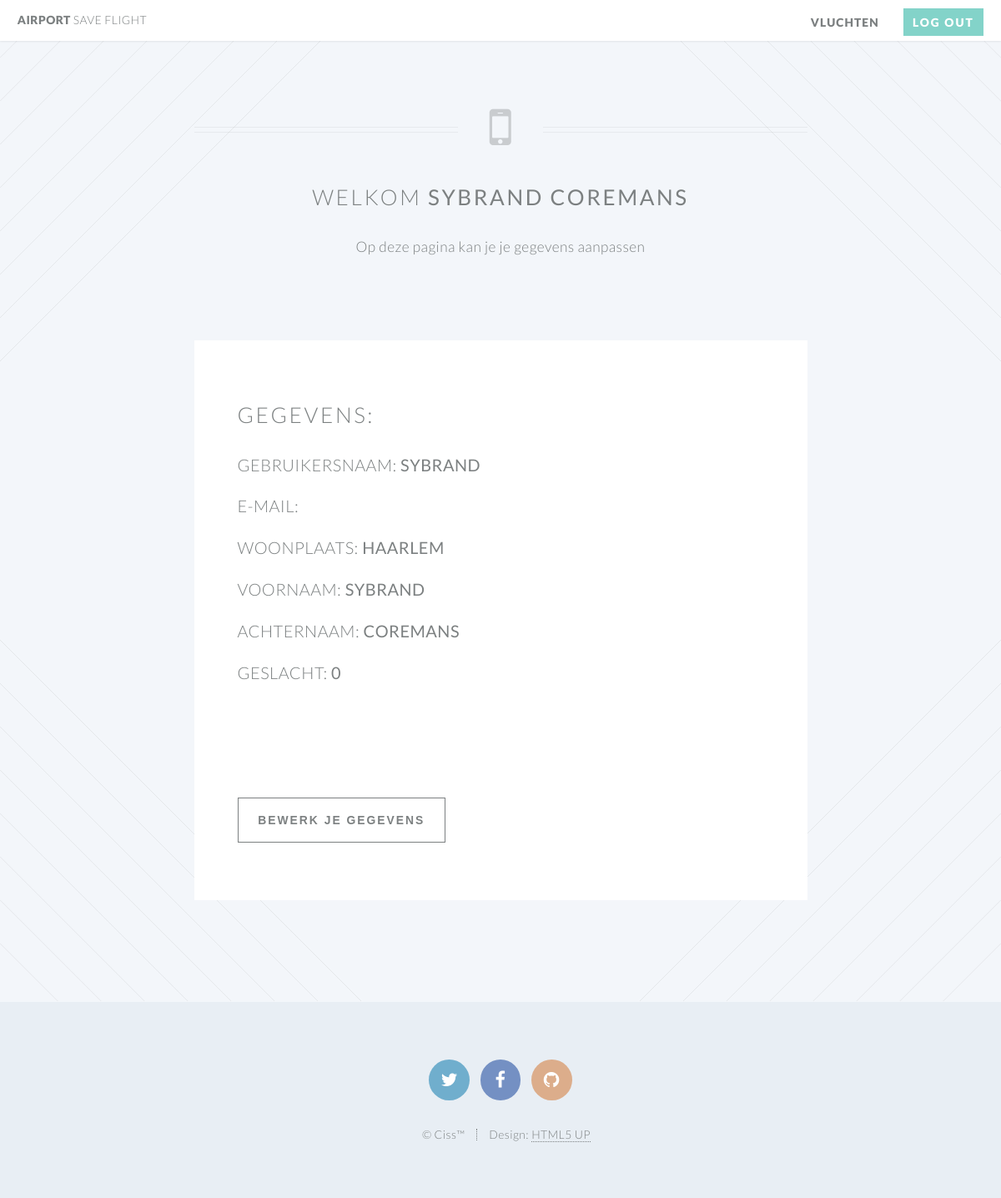
The app's page /welcome.php (signed in) with its own data.
### tables this page shows
create table passenger_information ( passenger_id integer primary key unique, passenger_firstname text, passenger_lastname text, passenger_city text, passenger_gender integer, passenger_flighthours integer, passenger_username text, passenger_password text);

### session.php (called while the page is built, shortened)
<?php
   include('config.php');
   $user_check = $_SESSION['login_user'];
   $ses_sql = mysqli_query($db,"SELECT * FROM passenger_information WHERE passenger_username = '$user_check' ");
   $row = mysqli_fetch_array($ses_sql);
   $final_username = $row['passenger_username'];
   $final_city = $row['passenger_city'];
   $final_firstname = $row['passenger_firstname'];
   $final_lastname = $row['passenger_lastname'];
    $final_geslacht = $row['passenger_gender'];
?>

### welcome.php (the view, shortened to what this page needs)
<!DOCTYPE HTML>
<?php
include('session.php');
?>
<html>
	<head>
		<link rel="stylesheet" href="assets/css/main.css" />
	</head>
	<body class="no-sidebar is-preload">
		<div id="page-wrapper">
				<header id="header">
					<h1 id="logo"><a href="index.php">Airport <span>save flight</span></a></h1>
					<nav id="nav">
						<ul>
							<li class="current"><a href="vluchten.php">Vluchten</a></li>
							<li><a href="logout.php?logout=1" class="button primary">Log out</a></li>
						</ul>
					</nav>
				</header>
				<article  id="main">
					<header class="special container medium">
						<span class="icon fa-mobile"></span>
						<h2>Welkom <strong> <?php echo $final_firstname . ' ' . $final_lastname; ?></strong></h2>
						<p>Op deze pagina kan je je gegevens aanpassen</p> <br>
					</header>
					<section class="wrapper style3 container medium">
					<h2>Gegevens:</h2>
					<form onsubmit="return confirm('Weet je zeker dat je je gegevens wilt bewerken. Als je je gebruikersnaam verandert moet je opnieuw inloggen.');" action="dataEdit.php" method="post">
					<h3>Gebruikersnaam: <strong><?php echo $final_username; ?></strong> </h3>
					<h3>E-Mail: </h3>
					<h3>Woonplaats: <strong> <?php echo $final_city ?></strong> <input id="editInput3" type="text" name="reset_city" placeholder="Typ hier uw nieuwe woonplaats" /></h3>
					<h3>Voornaam: <strong><?php echo $final_firstname ?></strong> <input id="editInput4" type="text" name="reset_firstname" placeholder="Typ hier uw nieuwe voornaam" /></h3>
					<h3>Achternaam: <strong><?php echo $final_lastname ?></strong> <input id="editInput5" type="text" name="reset_lastname" placeholder="Typ hier uw nieuwe achternaam" /></h3>
					<h3>Geslacht: <strong><?php echo $final_geslacht ?></strong> <input id="editInput10" type="text" name="reset_geslacht" placeholder="Typ hier uw nieuwe geslacht" /></h3>
					<br>
					</form>
					<br>
					<br>
					<br>
					<button  id="editInput9" onclick="showEdit()" >Bewerk je gegevens</button>
					</section>
				</article>
				<footer id="footer">
					<ul class="icons">
						<li><a href="https://twitter.com" class="icon circle fa-twitter"><span class="label">Twitter</span></a></li>
						<li><a href="https://www.facebook.com" class="icon circle fa-facebook"><span class="label">Facebook</span></a></li>
						<li><a href="https://github.com" class="icon circle fa-github"><span class="label">Github</span></a></li>
					</ul>
					<ul class="copyright">
						<li>&copy; Ciss™</li><li>Design: <a href="http://html5up.net">HTML5 UP</a></li>
					</ul>
				</footer>
		</div>
	</body>
</html>

### records on screen
passenger_information: passenger_firstname "SYBRAND", passenger_lastname "COREMANS", passenger_username "SYBRAND", passenger_city "HAARLEM", passenger_gender "0"
